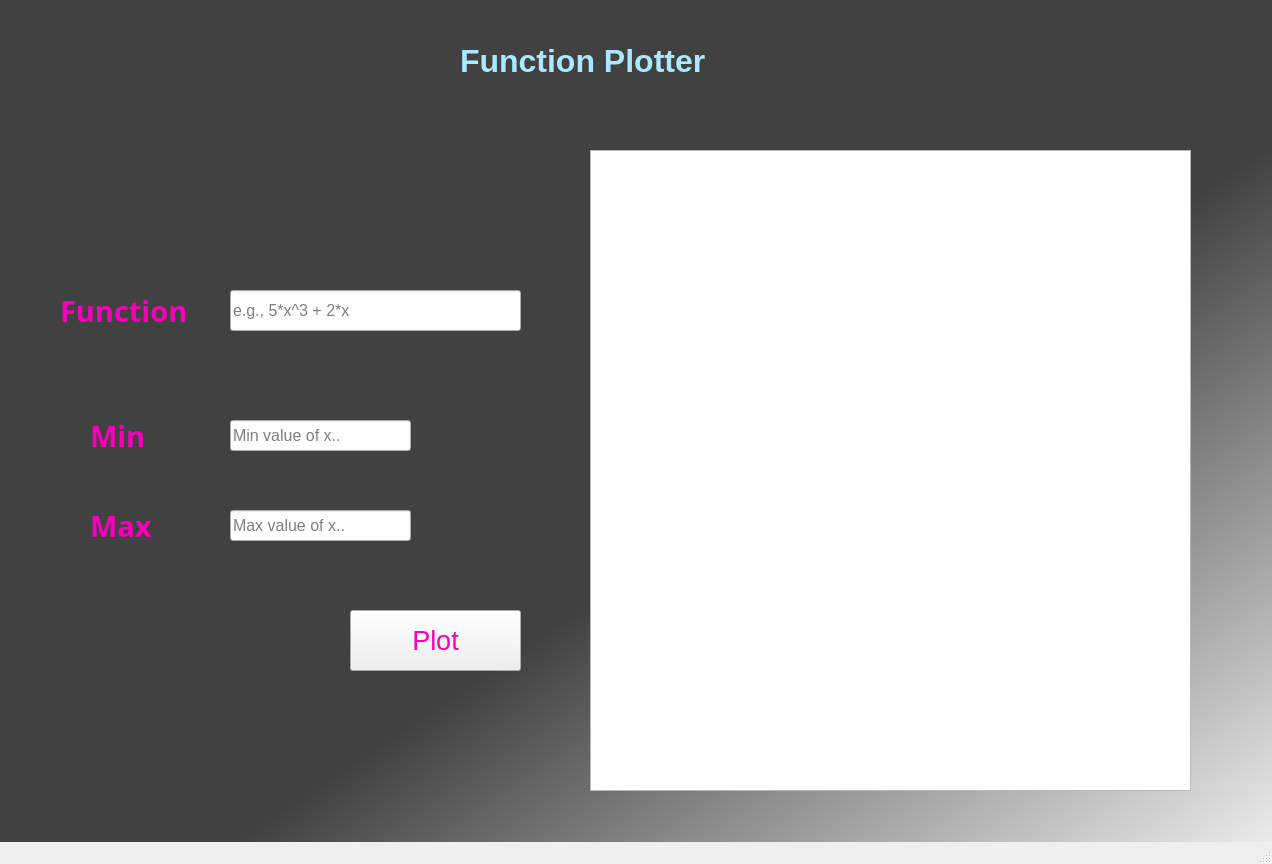
<?xml version="1.0" encoding="UTF-8"?>
<ui version="4.0">
 <class>MainWindow</class>
 <widget class="QMainWindow" name="MainWindow">
  <property name="geometry">
   <rect>
    <x>0</x>
    <y>0</y>
    <width>1272</width>
    <height>864</height>
   </rect>
  </property>
  <property name="font">
   <font>
    <family>MS Sans Serif</family>
   </font>
  </property>
  <property name="windowTitle">
   <string>MainWindow</string>
  </property>
  <property name="styleSheet">
   <string notr="true">QWidget#widget{
background-color:qlineargradient(spread:pad, x1:0.577, y1:0.551, x2:1, y2:1, stop:0 rgba(65, 65, 65, 255), stop:1 rgba(255, 255, 255, 255));}</string>
  </property>
  <widget class="QWidget" name="centralwidget">
   <widget class="QWidget" name="widget" native="true">
    <property name="geometry">
     <rect>
      <x>0</x>
      <y>-10</y>
      <width>1291</width>
      <height>921</height>
     </rect>
    </property>
    <widget class="QLineEdit" name="min_text">
     <property name="geometry">
      <rect>
       <x>230</x>
       <y>430</y>
       <width>181</width>
       <height>31</height>
      </rect>
     </property>
     <property name="font">
      <font>
       <family>MS Sans Serif</family>
       <pointsize>12</pointsize>
      </font>
     </property>
     <property name="text">
      <string/>
     </property>
     <property name="placeholderText">
      <string>Min value of x..</string>
     </property>
    </widget>
    <widget class="QLabel" name="label">
     <property name="geometry">
      <rect>
       <x>60</x>
       <y>270</y>
       <width>151</width>
       <height>101</height>
      </rect>
     </property>
     <property name="font">
      <font>
       <family>Andalus</family>
       <pointsize>22</pointsize>
       <weight>75</weight>
       <bold>true</bold>
      </font>
     </property>
     <property name="styleSheet">
      <string notr="true">color:rgb(248, 0, 186)</string>
     </property>
     <property name="text">
      <string>Function</string>
     </property>
    </widget>
    <widget class="QLabel" name="label_3">
     <property name="geometry">
      <rect>
       <x>90</x>
       <y>510</y>
       <width>81</width>
       <height>51</height>
      </rect>
     </property>
     <property name="font">
      <font>
       <family>Andalus</family>
       <pointsize>22</pointsize>
       <weight>75</weight>
       <bold>true</bold>
      </font>
     </property>
     <property name="styleSheet">
      <string notr="true">color:rgb(248, 0, 186)</string>
     </property>
     <property name="text">
      <string>Max</string>
     </property>
    </widget>
    <widget class="QLabel" name="label_2">
     <property name="geometry">
      <rect>
       <x>90</x>
       <y>430</y>
       <width>71</width>
       <height>31</height>
      </rect>
     </property>
     <property name="font">
      <font>
       <family>Andalus</family>
       <pointsize>22</pointsize>
       <weight>75</weight>
       <bold>true</bold>
      </font>
     </property>
     <property name="styleSheet">
      <string notr="true">color:rgb(248, 0, 186)</string>
     </property>
     <property name="text">
      <string>Min</string>
     </property>
    </widget>
    <widget class="QLineEdit" name="max_text">
     <property name="geometry">
      <rect>
       <x>230</x>
       <y>520</y>
       <width>181</width>
       <height>31</height>
      </rect>
     </property>
     <property name="font">
      <font>
       <family>MS Sans Serif</family>
       <pointsize>12</pointsize>
      </font>
     </property>
     <property name="placeholderText">
      <string>Max value of x..</string>
     </property>
    </widget>
    <widget class="QLineEdit" name="function_text">
     <property name="geometry">
      <rect>
       <x>230</x>
       <y>300</y>
       <width>291</width>
       <height>41</height>
      </rect>
     </property>
     <property name="font">
      <font>
       <family>MS Sans Serif</family>
       <pointsize>12</pointsize>
      </font>
     </property>
     <property name="text">
      <string/>
     </property>
     <property name="placeholderText">
      <string>e.g., 5*x^3 + 2*x</string>
     </property>
    </widget>
    <widget class="PlotWidget" name="graphicsView">
     <property name="geometry">
      <rect>
       <x>590</x>
       <y>160</y>
       <width>601</width>
       <height>641</height>
      </rect>
     </property>
    </widget>
    <widget class="QPushButton" name="plot_button">
     <property name="geometry">
      <rect>
       <x>350</x>
       <y>620</y>
       <width>171</width>
       <height>61</height>
      </rect>
     </property>
     <property name="font">
      <font>
       <family>MS Sans Serif</family>
       <pointsize>20</pointsize>
      </font>
     </property>
     <property name="styleSheet">
      <string notr="true">color:rgb(248, 0, 186)</string>
     </property>
     <property name="text">
      <string>Plot</string>
     </property>
     <property name="shortcut">
      <string>Return</string>
     </property>
    </widget>
    <widget class="QLabel" name="label_4">
     <property name="geometry">
      <rect>
       <x>460</x>
       <y>50</y>
       <width>341</width>
       <height>41</height>
      </rect>
     </property>
     <property name="font">
      <font>
       <pointsize>24</pointsize>
       <weight>75</weight>
       <bold>true</bold>
      </font>
     </property>
     <property name="styleSheet">
      <string notr="true">color:rgb(170, 232, 255)</string>
     </property>
     <property name="text">
      <string>Function Plotter</string>
     </property>
    </widget>
    <widget class="QLabel" name="error_label">
     <property name="geometry">
      <rect>
       <x>120</x>
       <y>700</y>
       <width>401</width>
       <height>61</height>
      </rect>
     </property>
     <property name="font">
      <font>
       <pointsize>10</pointsize>
      </font>
     </property>
     <property name="styleSheet">
      <string notr="true">color:rgb(255, 0, 4)</string>
     </property>
     <property name="text">
      <string/>
     </property>
     <property name="wordWrap">
      <bool>true</bool>
     </property>
    </widget>
   </widget>
  </widget>
  <widget class="QMenuBar" name="menubar">
   <property name="geometry">
    <rect>
     <x>0</x>
     <y>0</y>
     <width>1272</width>
     <height>26</height>
    </rect>
   </property>
  </widget>
  <widget class="QStatusBar" name="statusbar"/>
 </widget>
 <customwidgets>
  <customwidget>
   <class>PlotWidget</class>
   <extends>QGraphicsView</extends>
   <header>pyqtgraph</header>
  </customwidget>
 </customwidgets>
 <resources/>
 <connections/>
</ui>
